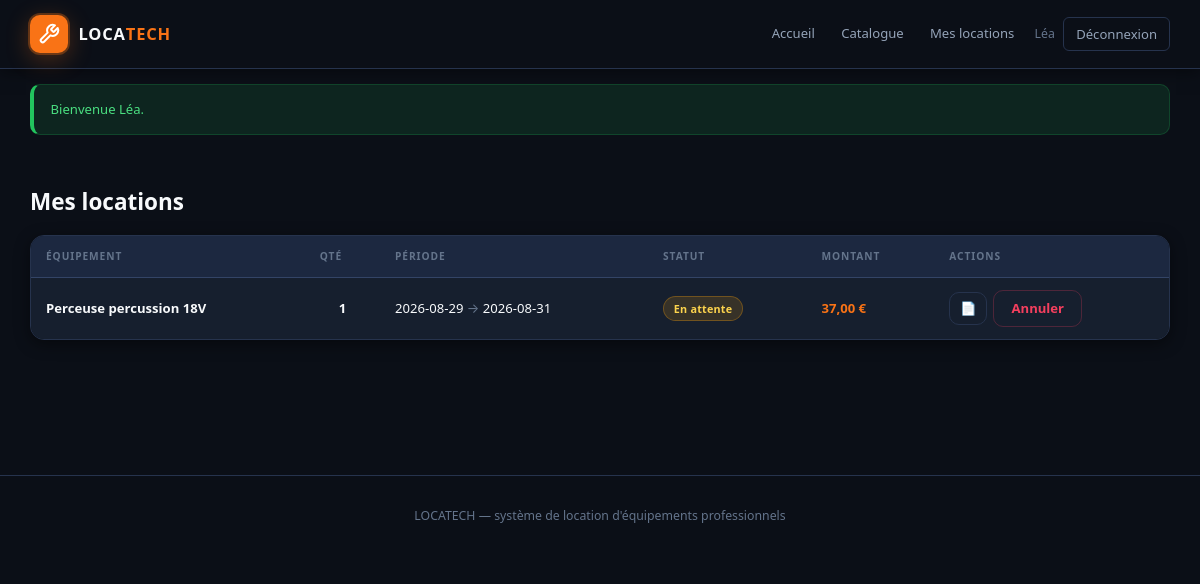
/mes-locations (signed in), run on the app's committed database.
### tables this page shows
CREATE TABLE location (
    id INT UNSIGNED AUTO_INCREMENT PRIMARY KEY,
    date_debut DATE NOT NULL,
    date_fin DATE NOT NULL,
    statut ENUM('en attente', 'confirmée', 'en cours', 'terminée', 'annulée') NOT NULL DEFAULT 'en attente',
    montant_total DECIMAL(10,2) NOT NULL DEFAULT 0,
    frais_additionnels DECIMAL(10,2) NOT NULL DEFAULT 0,
    utilisateur_id INT UNSIGNED NOT NULL,
    equipement_id INT UNSIGNED NOT NULL,
    quantite SMALLINT UNSIGNED NOT NULL DEFAULT 1,
    CONSTRAINT fk_location_utilisateur
        FOREIGN KEY (utilisateur_id) REFERENCES utilisateur(id)
        ON UPDATE CASCADE
        ON DELETE RESTRICT,
    CONSTRAINT fk_location_equipement
        FOREIGN KEY (equipement_id) REFERENCES equipement(id)
        ON UPDATE CASCADE
        ON DELETE RESTRICT
);

CREATE TABLE utilisateur (
    id INT UNSIGNED AUTO_INCREMENT PRIMARY KEY,
    nom VARCHAR(100) NOT NULL,
    prenom VARCHAR(100) NOT NULL,
    email VARCHAR(180) NOT NULL UNIQUE,
    password VARCHAR(255) NOT NULL,
    role ENUM('client', 'agent', 'responsable') NOT NULL DEFAULT 'client'
);

CREATE TABLE equipement (
    id INT UNSIGNED AUTO_INCREMENT PRIMARY KEY,
    nom VARCHAR(150) NOT NULL,
    description TEXT NULL,
    prix_jour DECIMAL(10,2) NOT NULL,
    quantite_stock INT NOT NULL DEFAULT 0,
    seuil_alerte INT NOT NULL DEFAULT 1,
    etat ENUM('disponible', 'en location', 'en maintenance', 'endommagé') NOT NULL DEFAULT 'disponible',
    categorie_id INT UNSIGNED NOT NULL,
    photo VARCHAR(255) NULL DEFAULT NULL,
    CONSTRAINT fk_equipement_categorie
        FOREIGN KEY (categorie_id) REFERENCES categorie(id)
        ON UPDATE CASCADE
        ON DELETE RESTRICT
);

### controllers/LocationController.php (called while the page is built, shortened)
<?php
class LocationController
{
    private Location   $location;
    public function __construct()
    {
        $this->location   = new Location();
    }
    public function mesLocations(): void
    {
        view('front/mes_locations', [
            'locations' => $this->location->findByUtilisateur((int) current_user()['id']),
        ]);
    }
}

### models/Location.php (called while the page is built, shortened)
<?php
class Location
{
    private PDO $db;
    public function __construct(?PDO $pdo = null)
    {
        $this->db = $pdo ?? Database::getConnection();
    }
    public function findByUtilisateur(int $utilisateurId): array
    {
        $stmt = $this->db->prepare(
            $this->baseSelect() . ' WHERE l.utilisateur_id = :utilisateur_id ORDER BY l.date_debut DESC'
        );
        $stmt->execute(['utilisateur_id' => $utilisateurId]);
        return $stmt->fetchAll();
    }
    private function baseSelect(): string
    {
        return 'SELECT l.*,
                       l.quantite,
                       u.nom AS utilisateur_nom,
                       u.prenom AS utilisateur_prenom,
                       u.email AS utilisateur_email,
                       e.nom AS equipement_nom,
                       e.prix_jour,
                       e.quantite_stock,
                       e.etat AS equipement_etat
                FROM location l
                INNER JOIN utilisateur u ON u.id = l.utilisateur_id
                INNER JOIN equipement e ON e.id = l.equipement_id';
    }
}

### config/Database.php (called while the page is built, shortened)
<?php
class Database
{
    private static ?PDO $instance = null;
    public static function getConnection(): PDO
    {
        if (self::$instance === null) {
            $dsn = sprintf(
                'mysql:host=%s;port=%s;dbname=%s;charset=%s',
                DB_HOST,
                DB_PORT,
                DB_NAME,
                DB_CHARSET
            );
            $options = [
                PDO::ATTR_ERRMODE => PDO::ERRMODE_EXCEPTION,
                PDO::ATTR_DEFAULT_FETCH_MODE => PDO::FETCH_ASSOC,
                PDO::ATTR_EMULATE_PREPARES => false,
                PDO::MYSQL_ATTR_INIT_COMMAND => 'SET NAMES utf8mb4 COLLATE utf8mb4_unicode_ci',
            ];
            try {
                self::$instance = new PDO($dsn, DB_USER, DB_PASS, $options);
            } catch (PDOException $e) {
                error_log('Database connection error: ' . $e->getMessage());
                throw new RuntimeException(
                    'Impossible de se connecter à la base de données. Vérifiez la configuration MySQL (location_db).'
                );
            }
        }
        return self::$instance;
    }
}

### views/front/mes_locations.php (the view, shortened to what this page needs)
<?php
require APP_ROOT . '/views/layout/header.php';
?>
<section class="section">
    <div class="container">
        <h1 style="margin-bottom:1.25rem">Mes locations</h1>
        <div class="table-wrap">
            <table>
                <thead>
                    <tr>
                        <th>Équipement</th>
                        <th>Qté</th>
                        <th>Période</th>
                        <th>Statut</th>
                        <th>Montant</th>
                        <th>Actions</th>
                    </tr>
                </thead>
                <tbody>
                <?php foreach ($locations as $row): ?>
                    <tr>
                        <td style="font-weight:600"><?= e($row['equipement_nom']) ?></td>
                        <td style="text-align:center;font-weight:700">
                            <?= (int) $row['quantite'] ?>
                        </td>
                        <td style="white-space:nowrap;font-size:.875rem">
                            <?= e($row['date_debut']) ?>
                            <span style="color:var(--muted-light)"> → </span>
                            <?= e($row['date_fin']) ?>
                        </td>
                        <td><?= statut_badge($row['statut']) ?></td>
                        <td style="color:var(--orange);font-weight:700">
                            <?= number_format((float) $row['montant_total'], 2, ',', ' ') ?> €
                        </td>
                        <td class="actions-cell">
                            <a class="btn btn-ghost"
                               href="<?= e(url('locations/pdf/' . (int) $row['id'])) ?>"
                               target="_blank"
                               title="Télécharger le contrat PDF"
                               style="padding:.4rem .65rem">
                                📄
                            </a>
                            <?php if (in_array($row['statut'], ['en attente', 'confirmee'], true)): ?>
                                <form method="post"
                                      action="<?= e(url('locations/cancel')) ?>"
                                      onsubmit="return confirm('Annuler cette location ?');"
                                      style="display:inline">
                                    <button class="btn btn-ghost btn-danger" type="submit">
                                        Annuler
                                    </button>
                                </form>
                            <?php endif; ?>
                        </td>
                    </tr>
                <?php endforeach; ?>
                </tbody>
            </table>
        </div>
    </div>
</section>
<?php require APP_ROOT . '/views/layout/footer.php'; ?>

### views/layout/header.php (shortened to what this page needs)
<?php
$user = current_user();
$success = flash('success');
?>
<!DOCTYPE html>
<html lang="fr">
<head>
    <link rel="stylesheet" href="<?= e(url('css/style.css')) ?>">
</head>
<body>
<header class="site-header">
    <div class="container nav">
        <a class="brand" href="<?= e(url()) ?>">
            <span class="brand-mark" aria-hidden="true">
            </span>
            <span class="brand-name">LOCA<strong>TECH</strong></span>
        </a>
        <nav class="nav-links">
            <a href="<?= e(url()) ?>">Accueil</a>
            <a href="<?= e(url('equipements')) ?>">Catalogue</a>
            <?php if ($user): ?>
                <a href="<?= e(url('mes-locations')) ?>">Mes locations</a>
                <span class="nav-user"><?= e($user['prenom']) ?></span>
                <a class="btn btn-ghost" href="<?= e(url('logout')) ?>">Déconnexion</a>
            <?php else: ?>
                <a href="<?= e(url('login')) ?>">Connexion</a>
                <a class="btn btn-primary" href="<?= e(url('register')) ?>">Inscription</a>
            <?php endif; ?>
        </nav>
    </div>
</header>
<main>
    <div class="container">
        <?php if ($success): ?>
            <div class="alert alert-success"><?= e($success) ?></div>
        <?php endif; ?>
    </div>

### config/helpers.php (shortened to what this page needs)
<?php
function url(string $path = ''): string
{
    $path = ltrim($path, '/');
    return BASE_URL . '/' . $path;
}
function view(string $path, array $data = []): void
{
    extract($data, EXTR_SKIP);
    $file = APP_ROOT . DIRECTORY_SEPARATOR . 'views' . DIRECTORY_SEPARATOR . str_replace('/', DIRECTORY_SEPARATOR, $path) . '.php';
    require $file;
}
function e(?string $value): string
{
    return htmlspecialchars((string) $value, ENT_QUOTES, 'UTF-8');
}
function flash(string $key, ?string $message = null)
{
    if (!isset($_SESSION['flash'][$key])) {
        return null;
    }
    $value = $_SESSION['flash'][$key];
    return $value;
}
function current_user(): ?array
{
    return $_SESSION['user'] ?? null;
}
function has_role(string ...$roles): bool
{
    $user = current_user();
    return $user !== null && in_array($user['role'], $roles, true);
}
function statut_label(string $statut): string
{
    $labels = [
        'en attente' => 'En attente',
        'confirmee'  => 'Confirmée',
        'en cours'   => 'En cours',
        'terminee'   => 'Terminée',
        'annulee'    => 'Annulée',
    ];
    return $labels[$statut] ?? ucfirst($statut);
}
function normalize_status(string $raw): string
{
    $s = mb_strtolower(trim($raw), 'UTF-8');
    $s = str_replace('_', ' ', $s);
    $accents = [
        'à'=>'a','â'=>'a','ä'=>'a',
        'é'=>'e','è'=>'e','ê'=>'e','ë'=>'e',
        'î'=>'i','ï'=>'i',
        'ô'=>'o','ö'=>'o',
        'ù'=>'u','û'=>'u','ü'=>'u',
        'ç'=>'c','ñ'=>'n',
    ];
    $s = strtr($s, $accents);
    return (string) preg_replace('/\s+/', ' ', $s);
}
function canonical_statut(string $raw): string
{
    $norm = normalize_status($raw);
    $all = ['en attente','confirmee','en cours','terminee','annulee',
            'disponible','en location','en maintenance','endommage'];
    if (in_array($norm, $all, true)) {
        return $norm;
    }
    return $norm;
}
function statut_badge(string $statut): string
{
    $key = canonical_statut($statut);
    $classMap = [
        'en attente' => 'statut-en-attente',
        'confirmee'  => 'statut-confirmee',
        'en cours'   => 'statut-en-cours',
        'terminee'   => 'statut-terminee',
        'annulee'    => 'statut-annulee',
    ];
    $class   = $classMap[$key] ?? 'statut-unknown';
    $display = statut_label($key);
    return '<span class="badge ' . e($class) . '">' . e($display) . '</span>';
}

### data on the page
location: utilisateur.prenom "Léa", equipement.nom "Perceuse percussion 18V", quantite "1", date_debut "2026-08-29", date_fin "2026-08-31", statut "En attente", montant_total "37,00"

### other printed values
$success "Bienvenue Léa."
